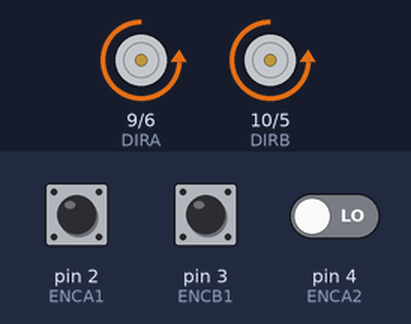
The sketch below on a simulated Arduino Uno, built with avr-gcc and run on an emulated ATmega328P. Parts: direction and speed pins drawn as motors (green arrow = direction pin HIGH = forward, orange = LOW = backward, longer = more drive). Inputs (shaded band) come from the test bench; at power-on: pin 2 (ENCA1) HIGH, pin 3 (ENCB1) HIGH, pin 4 (ENCA2) LOW. What the sketch prints to the serial monitor is not drawn.

Above: at 1.2 s.
1.3 s: pin 2 (ENCA1) pulsed LOW 5 times (0.12 s each, 0.3 s apart)
At 2.63 s:
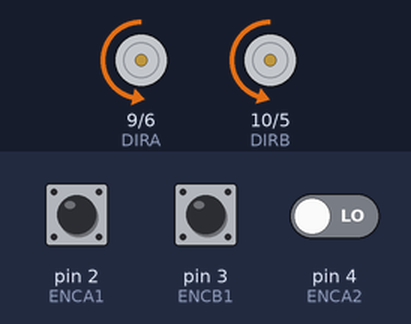
5.5 s: pin 2 (ENCA1) pulsed LOW 5 times (0.12 s each, 0.3 s apart)
At 5.78 s:
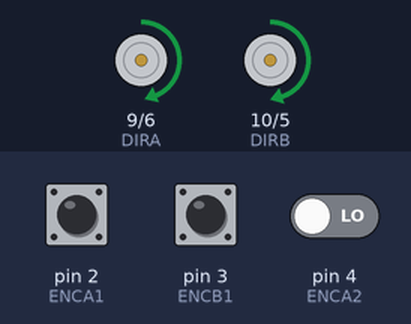
Timing chart, 0 to 58.0 s (numbered marks = the images above; inputs shaded):
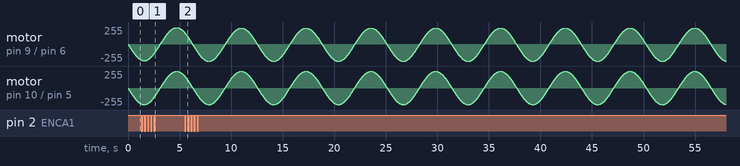

The sketch:

pid_test.ino
```cpp
#include <util/atomic.h>

#define ENCA1 2
#define ENCA2 4
#define ENCB1 3
#define ENCB2 7
#define PWMA 6
#define PWMB 5
#define DIRA 9
#define DIRB 10

volatile int posi = 0;
long prevT = 0;
float eprev = 0;
float eintegral = 0;

volatile int posi2 = 0;
long prevT2 = 0;
float eprev2 = 0;
float eintegral2 = 0;

void setup() {
  Serial.begin(9600);
  pinMode(ENCA1,INPUT);
  pinMode(ENCB1,INPUT);
  pinMode(ENCA2,INPUT);
  pinMode(ENCB2,INPUT);
  attachInterrupt(digitalPinToInterrupt(ENCA1),readEncoder,RISING);
  attachInterrupt(digitalPinToInterrupt(ENCB1),readEncoder2,RISING);

  pinMode(PWMA,OUTPUT);
  pinMode(PWMB,OUTPUT);
  pinMode(DIRA,OUTPUT);
 // pinMode(INA2,OUTPUT);
  pinMode(DIRB,OUTPUT);
//  pinMode(INB2,OUTPUT);

  Serial.println("target pos");
}

void loop() {


  int target = 250*sin(prevT/1e6);
  int target2 = 250*sin(prevT2/1e6);

  // PID constants
  float kp = 1;
  float kd = 0.025;
  float ki = 0.0;

  // time difference
  long currT = micros();
  long currT2 = micros();
  float deltaT = ((float) (currT - prevT))/( 1.0e6 );
  float deltaT2 = ((float) (currT2 - prevT2))/( 1.0e6 );
  prevT = currT;
  prevT2 = currT2;

  int pos = 0;
  int pos2 = 0;
  ATOMIC_BLOCK(ATOMIC_RESTORESTATE) {
    pos = posi;
    pos2 = posi2;
  }

  // error
  int e = pos - target;
  int e2 = pos2 - target2;

  // derivative
  float dedt = (e-eprev)/(deltaT);
  float dedt2 = (e2-eprev2)/(deltaT2);

  // integral
  eintegral = eintegral + e*deltaT;
   eintegral2 = eintegral2 + e2*deltaT2;

  // control signal
  float u = kp*e + kd*dedt + ki*eintegral;
  float u2 = kp*e2 + kd*dedt2 + ki*eintegral2;

  // motor power
  float pwr = fabs(u);
  float pwr2 = fabs(u2);
  if( pwr > 255 ){
    pwr = 255;
  }
  if( pwr2 > 255 ){
    pwr2 = 255;
  }

  // motor direction
  int dir = 1;
  int dir2 = 1;
  if(u<0){
    dir = -1;
  }
  if(u2<0){
    dir2 = -1;
  }

  // signal the motor
  setMotor(dir,pwr,PWMA,DIRA);
  setMotor(dir2,pwr2,PWMB,DIRB);


  // store previous error
  eprev = e;
  eprev2 = e2;

  Serial.print(target);
  Serial.print(" ");
  Serial.print(pos);
  Serial.println();

  Serial.print(target2);
  Serial.print(" ");
  Serial.print(pos2);
  Serial.println();
}

void setMotor(int dir, int pwmVal, int pwm, int in){
  analogWrite(pwm,pwmVal);
  if(dir == 1){
    digitalWrite(in,HIGH);
  }
  else if(dir == -1){
    digitalWrite(in,LOW);
  }
  else{
    digitalWrite(in,LOW);
  }
}

void readEncoder(){
  int b = digitalRead(ENCA2);
  if(b > 0){
    posi++;
  }
  else{
    posi--;
  }
}
void readEncoder2(){
  int b = digitalRead(ENCB2);
  if(b > 0){
    posi2++;
  }
  else{
    posi2--;
  }
}
```
